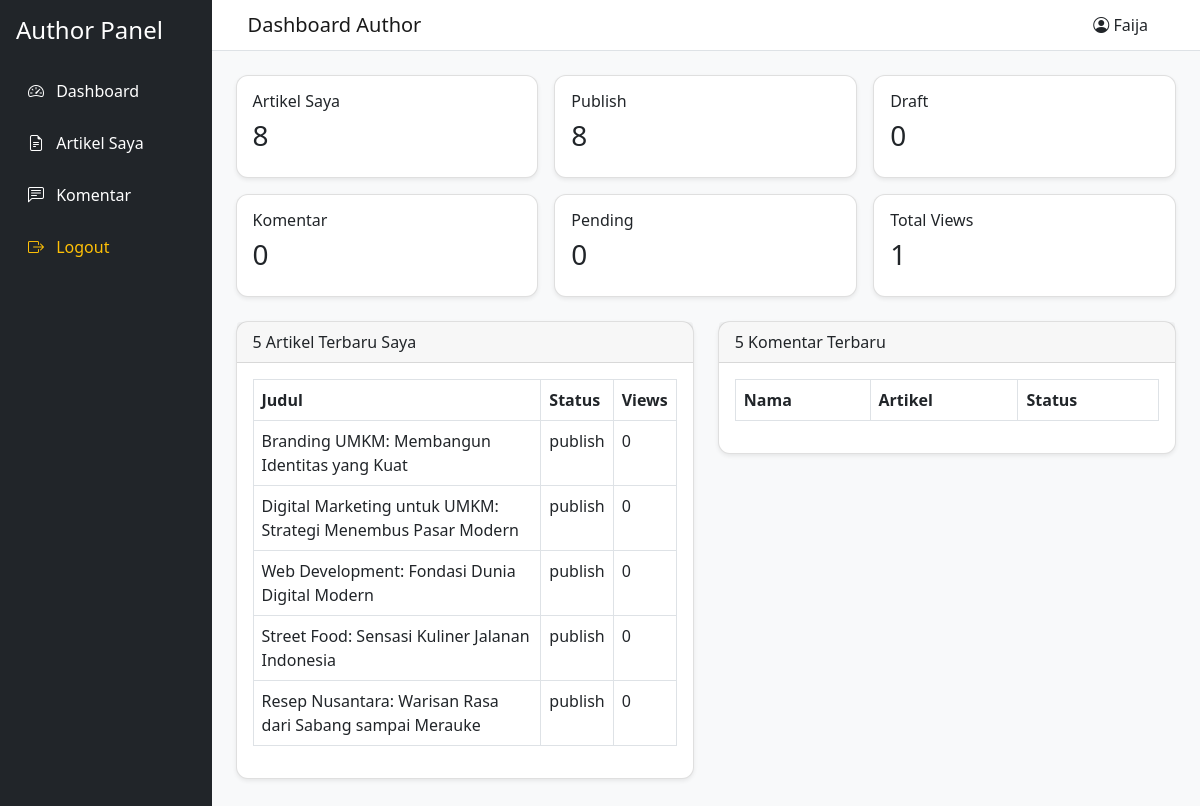
Screenshot of /author/dashboard.php (signed in) with the database file from the repository.
### tables this page shows
CREATE TABLE `articles` (
  `id` int(11) NOT NULL,
  `user_id` int(11) DEFAULT NULL,
  `category_id` int(11) DEFAULT NULL,
  `judul` varchar(255) DEFAULT NULL,
  `slug` varchar(255) DEFAULT NULL,
  `ringkasan` text DEFAULT NULL,
  `isi` longtext DEFAULT NULL,
  `thumbnail` varchar(255) DEFAULT NULL,
  `views` int(11) DEFAULT 0,
  `status` enum('draft','publish') DEFAULT 'draft',
  `published_at` datetime DEFAULT NULL,
  `created_at` timestamp NOT NULL DEFAULT current_timestamp()
);

### author/dashboard.php (the view, shortened to what this page needs)
<?php
include '../config/koneksi.php';
$user_id = $_SESSION['user_id'];
$totalArtikel = mysqli_fetch_assoc(mysqli_query($conn, "
    SELECT COUNT(*) as total FROM articles WHERE user_id='$user_id'
"))['total'];
$totalPublish = mysqli_fetch_assoc(mysqli_query($conn, "
    SELECT COUNT(*) as total FROM articles WHERE user_id='$user_id' AND status='publish'
"))['total'];
$totalDraft = mysqli_fetch_assoc(mysqli_query($conn, "
    SELECT COUNT(*) as total FROM articles WHERE user_id='$user_id' AND status='draft'
"))['total'];
$totalKomentar = mysqli_fetch_assoc(mysqli_query($conn, "
    SELECT COUNT(comments.id) as total
    FROM comments
    JOIN articles ON comments.article_id = articles.id
    WHERE articles.user_id='$user_id'
"))['total'];
$totalPending = mysqli_fetch_assoc(mysqli_query($conn, "
    SELECT COUNT(comments.id) as total
    FROM comments
    JOIN articles ON comments.article_id = articles.id
    WHERE articles.user_id='$user_id' AND comments.status='pending'
"))['total'];
$totalViews = mysqli_fetch_assoc(mysqli_query($conn, "
    SELECT COALESCE(SUM(views),0) as total FROM articles WHERE user_id='$user_id'
"))['total'];
$artikelSaya = mysqli_query($conn, "
    SELECT * FROM articles
    WHERE user_id='$user_id'
    ORDER BY id DESC
    LIMIT 5
");
include '../templates/author_header.php';
include '../templates/author_sidebar.php';
include '../templates/author_topbar.php';
?>
<div class="row g-3 mb-4">
    <div class="col-md-4"><div class="card shadow-sm p-3"><h6>Artikel Saya</h6><h3><?= $totalArtikel; ?></h3></div></div>
    <div class="col-md-4"><div class="card shadow-sm p-3"><h6>Publish</h6><h3><?= $totalPublish; ?></h3></div></div>
    <div class="col-md-4"><div class="card shadow-sm p-3"><h6>Draft</h6><h3><?= $totalDraft; ?></h3></div></div>
    <div class="col-md-4"><div class="card shadow-sm p-3"><h6>Komentar</h6><h3><?= $totalKomentar; ?></h3></div></div>
    <div class="col-md-4"><div class="card shadow-sm p-3"><h6>Pending</h6><h3><?= $totalPending; ?></h3></div></div>
    <div class="col-md-4"><div class="card shadow-sm p-3"><h6>Total Views</h6><h3><?= $totalViews; ?></h3></div></div>
</div>
<div class="row">
    <div class="col-md-6 mb-4">
        <div class="card shadow-sm">
            <div class="card-header">5 Artikel Terbaru Saya</div>
            <div class="card-body">
                <table class="table table-bordered">
                    <thead>
                        <tr>
                            <th>Judul</th>
                            <th>Status</th>
                            <th>Views</th>
                        </tr>
                    </thead>
                    <tbody>
                        <?php while($row = mysqli_fetch_assoc($artikelSaya)) : ?>
                        <tr>
                            <td><?= htmlspecialchars($row['judul']); ?></td>
                            <td><?= htmlspecialchars($row['status']); ?></td>
                            <td><?= $row['views']; ?></td>
                        </tr>
                        <?php endwhile; ?>
                    </tbody>
                </table>
            </div>
        </div>
    </div>
    <div class="col-md-6 mb-4">
        <div class="card shadow-sm">
            <div class="card-header">5 Komentar Terbaru</div>
            <div class="card-body">
                <table class="table table-bordered">
                    <thead>
                        <tr>
                            <th>Nama</th>
                            <th>Artikel</th>
                            <th>Status</th>
                        </tr>
                    </thead>
                </table>
            </div>
        </div>
    </div>
</div>
<?php include '../templates/author_footer.php'; ?>

### assets/css/style.css (style rules this page uses)
body { background-color: #f8f9fa; }
.card { border-radius: 12px; }
.table { background-color: white; }

### rows the page displays
articles: judul "Branding UMKM: Membangun Identitas yang Kuat", status "publish", views "0"
articles: judul "Digital Marketing untuk UMKM: Strategi Menembus Pasar Modern", status "publish", views "0"
articles: judul "Web Development: Fondasi Dunia Digital Modern", status "publish", views "0"
articles: judul "Street Food: Sensasi Kuliner Jalanan Indonesia", status "publish", views "0"
articles: judul "Resep Nusantara: Warisan Rasa dari Sabang sampai Merauke", status "publish", views "0"

### other values shown
$pageTitle "Dashboard Author"
$_SESSION['nama'] "Faija"
$totalArtikel "8"
$totalPublish "8"
$totalDraft "0"
$totalKomentar "0"
$totalPending "0"
$totalViews "1"
